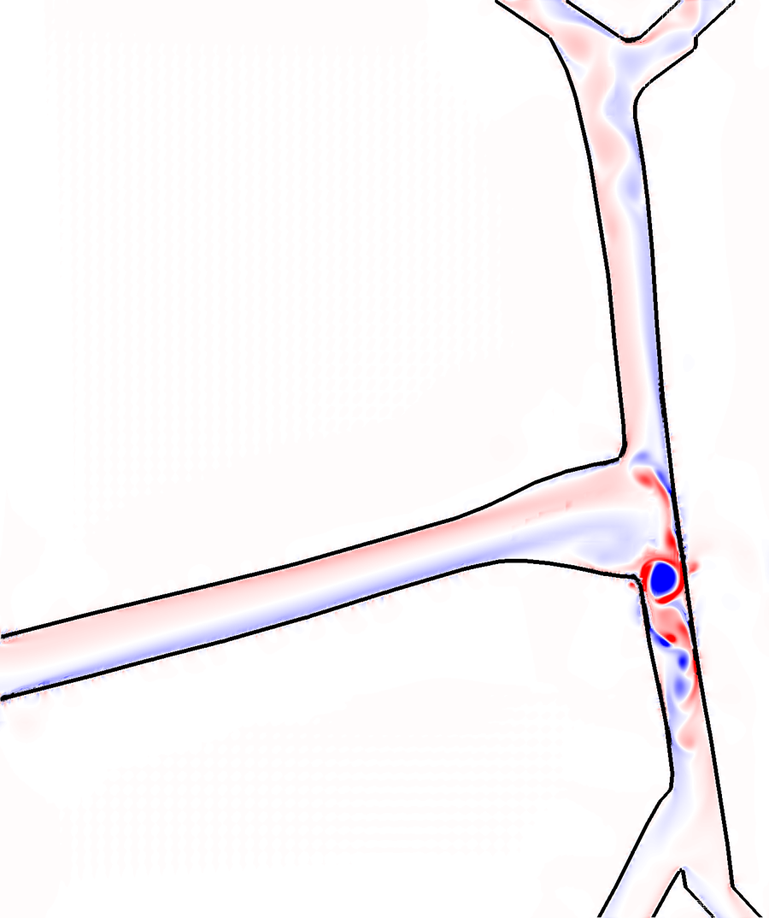
#> input picture examples/IB/13-carotid-bifurcation/horse-flow-diastole.png, 769 x 918 px, shrunk from 900 x 1074 before the run
$ python movie_clean.py ../IB/13-carotid-bifurcation ../IB/13-carotid-bifurcation/horse-flow-diastole.png 3
#> lines starting #> are read from the running program, lines starting #| are printed output that depends on the picture; after the words box and inside, x2 and y2 are one past the last pixel; in counts of white or black regions, pixels touching at a corner belong together
"""movie_clean.py: remove the thin coloured lines of the AMR patch boundaries from frames already rendered (chapter 30).

usage: python movie_clean.py <frames folder> [<glob, default f*.png>] [<K, default 1>]
    -> writes <frames folder>/clean/<same names>
The lines come from the Subset plot of 'levels' that VisIt adds by itself when it opens a SAMRAI database (dumps.visit).
The fix is to delete that plot before rendering (DeleteAllPlots() right after OpenDatabase in a script; chapters 26
and 30); this script is a repair for frames made before.
A line pixel is one whose colour is a saturated primary or secondary (red, green, blue, cyan, magenta, yellow) and that
does not survive an opening by a (2K+1) x (2K+1) square (so it is at most 2K pixels thick); it is replaced by the mean
of the non-line pixels in its (2K+3) x (2K+3) neighbourhood (5 x 5 for K = 1). Green-dominant pixels are always
replaced (the 'difference' colour table has no green). Saturated blobs of the field thicker than 2K pixels keep their
interiors, but thin saturated features of the field are changed too: on IB/11 frames made without the Subset plot
(1200 x 800, limits +-103 1/s) it still changed 691-1490 pixels per frame, in the saturated layers along the tube's
walls. The Subset plot's legend is not removed.
"""
import glob
import os
import sys

import numpy as np
from PIL import Image


def shift_min(m, k):
    out = m.copy()
    for dy in range(-k, k + 1):
        for dx in range(-k, k + 1):
            out &= np.roll(np.roll(m, dy, 0), dx, 1)
    return out


def shift_max(m, k):
    out = m.copy()
    for dy in range(-k, k + 1):
        for dx in range(-k, k + 1):
            out |= np.roll(np.roll(m, dy, 0), dx, 1)
    return out


def clean(src, dst):
    im = np.asarray(Image.open(src).convert("RGB")).astype(np.float32)
    r, g, b = im[..., 0], im[..., 1], im[..., 2]
    # a saturated primary, allowing for the anti-aliased blend of a thin line with the white background
    sat = ((r >= 170) & (r - np.maximum(g, b) >= 80)) | ((g >= 150) & (g - np.maximum(r, b) >= 60)) | ((b >= 170) & (b - np.maximum(r, g) >= 80))
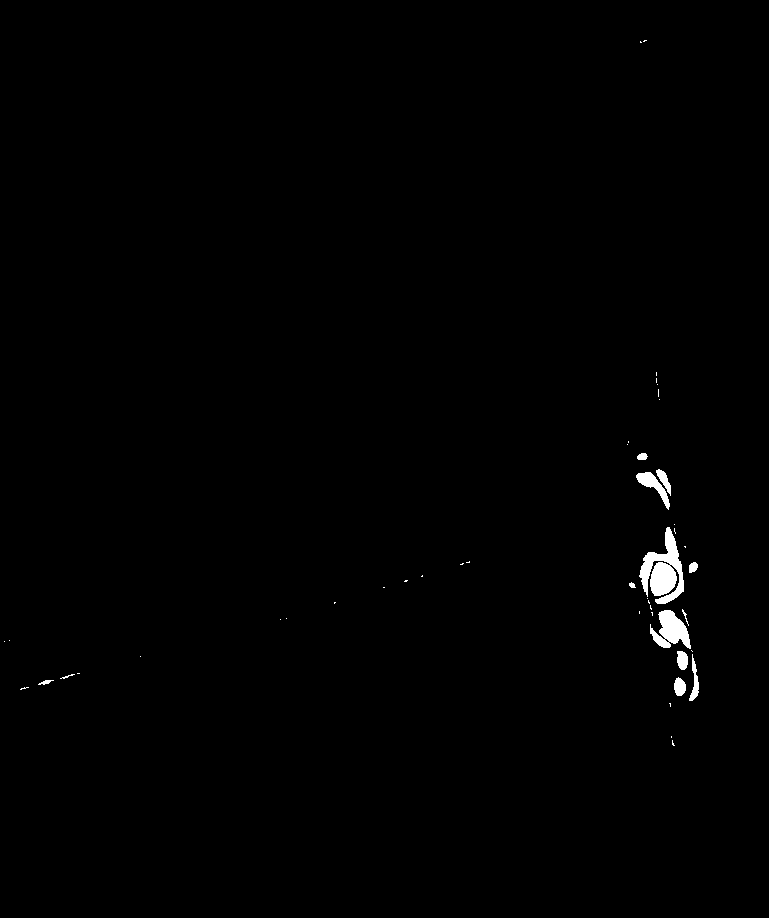
#> sat: shape (918, 769) bool; 0.6% white; 47 white regions (34 under 20 px), largest, box (x1, y1, x2, y2) and area: (639, 527, 684, 604) 1838, (650, 610, 691, 649) 917, (636, 472, 670, 510) 408
    # the SAMRAI reader colours deeper levels cyan, magenta and yellow (saturated secondaries); thin ones only
    sat |= ((g >= 150) & (b >= 150) & (np.minimum(g, b) - r >= 80)) | ((r >= 170) & (b >= 170) & (np.minimum(r, b) - g >= 80)) | ((r >= 170) & (g >= 150) & (np.minimum(r, g) - b >= 80))
    thin = sat & ~shift_max(shift_min(sat, K), K)
#> after the loop in shift_min, `for dy in range(-k, k + 1):`:
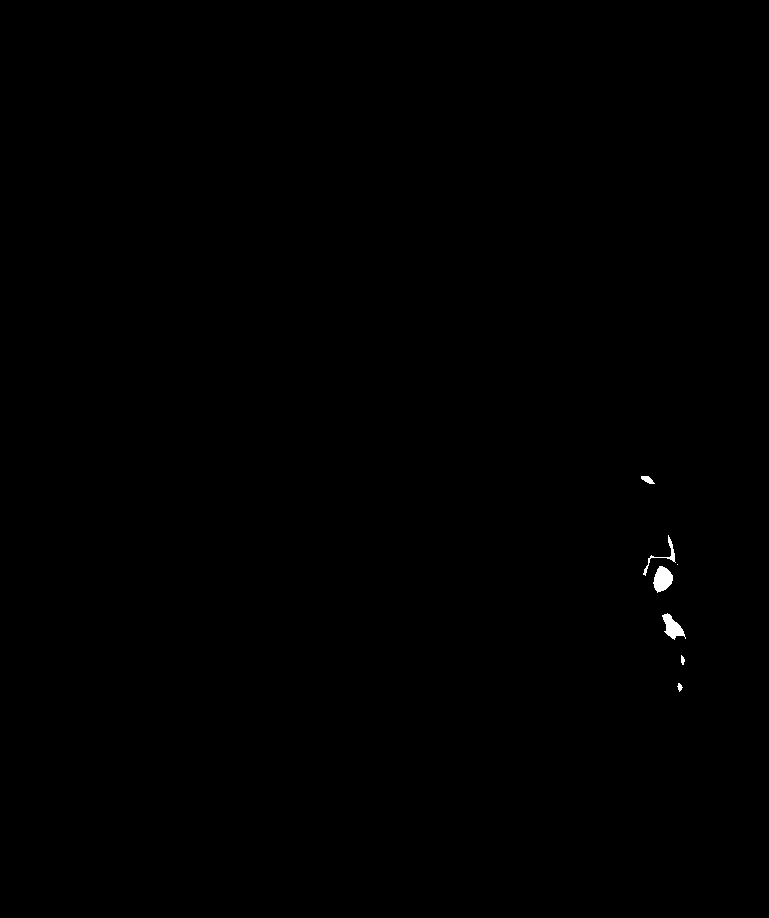
#> out: shape (918, 769) bool; 0.14% white; 7 white regions (1 under 20 px), largest, box (x1, y1, x2, y2) and area: (653, 566, 673, 593) 368, (662, 613, 686, 640) 317, (643, 535, 676, 576) 158, (641, 476, 655, 484) 67, (677, 683, 683, 692) 30, (681, 655, 685, 665) 28
#> after the loop in shift_max, `for dy in range(-k, k + 1):`:
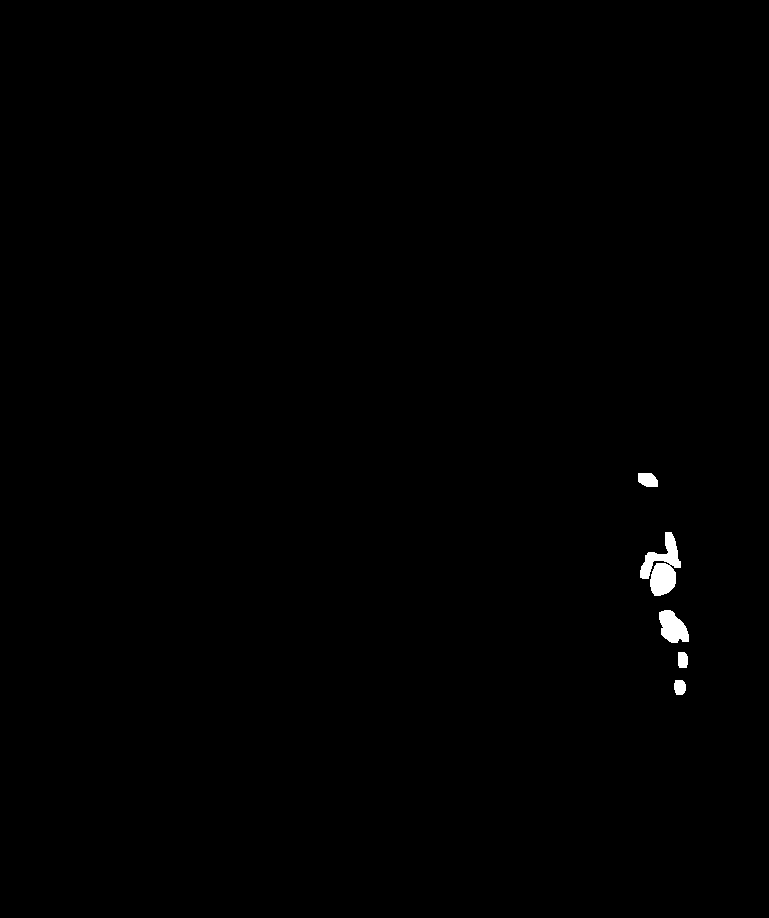
#> out: shape (918, 769) bool; 0.37% white; 5 white regions, box (x1, y1, x2, y2) and area: (640, 532, 681, 596) 1408, (659, 610, 689, 643) 689, (638, 473, 658, 487) 235, (674, 680, 686, 695) 156, (678, 652, 688, 668) 148
#> thin: shape (918, 769) bool; 0.23% white; 65 white regions (51 under 20 px), largest, box (x1, y1, x2, y2) and area: (655, 564, 684, 604) 305, (689, 654, 699, 701) 200, (650, 624, 671, 648) 176
    # green never occurs in the vorticity colour table, so every green-dominant pixel is a boundary line
    thin |= (g >= 150) & (g - np.maximum(r, b) >= 60)
    ok = thin
    if thin.any():
        keep = (~thin).astype(np.float32)
        acc = np.zeros_like(im); cnt = np.zeros(im.shape[:2], np.float32)
        R = K + 1                                     # reaches past the middle of a line 2K pixels thick
        for dy in range(-R, R + 1):
            for dx in range(-R, R + 1):
                acc += np.roll(np.roll(im * keep[..., None], dy, 0), dx, 1)
                cnt += np.roll(np.roll(keep, dy, 0), dx, 1)
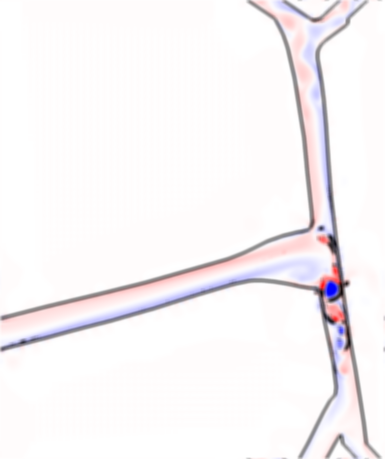
#> acc: shape (918, 769, 3) float32 (shown at 1/2 size); mean R, G, B 19980.8, 19770.5, 19909.6; drawn with min black and max white
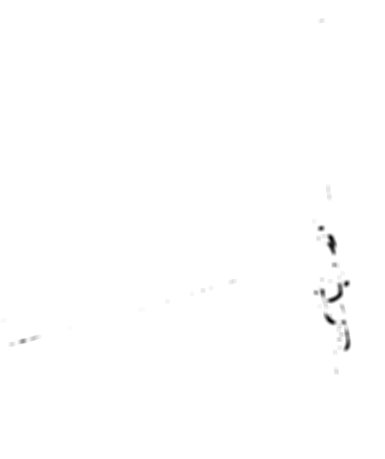
#> cnt: shape (918, 769) float32 (shown at 1/2 size); min 10, max 81, mean 80.8; drawn with min black and max white
        ok = thin & (cnt > 0)
        im[ok] = acc[ok] / cnt[ok][:, None]
    Image.fromarray(im.clip(0, 255).astype(np.uint8)).save(dst)
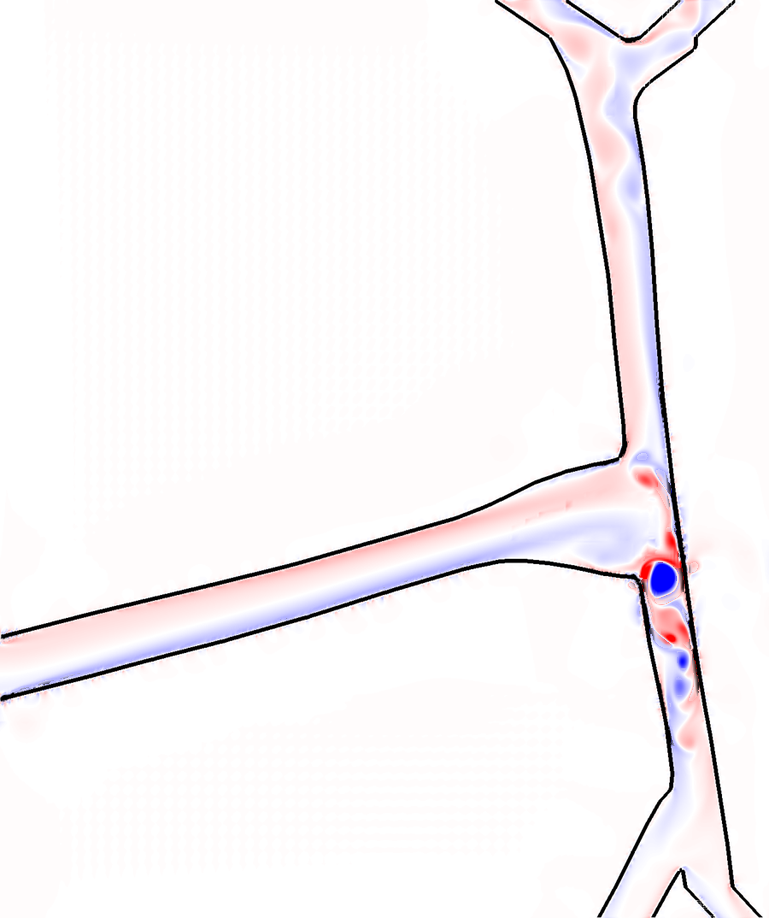
#> saved as horse-flow-diastole.png: PIL image 769x918 RGB; mean R, G, B 248.3, 244.8, 246.7
    return int(ok.sum())                              # the pixels actually replaced


if len(sys.argv) < 2:
    sys.exit(__doc__)
folder = sys.argv[1]
K = int(sys.argv[3]) if len(sys.argv) > 3 else 1   # lines up to 2K pixels thick are removed
out = os.path.join(folder, "clean"); os.makedirs(out, exist_ok=True)
files = sorted(glob.glob(os.path.join(folder, sys.argv[2] if len(sys.argv) > 2 else "f*.png")))
n = sum(clean(f, os.path.join(out, os.path.basename(f))) for f in files)
print(folder, len(files), "frames, line pixels replaced:", n)
#| ../IB/13-carotid-bifurcation 1 frames, line pixels replaced: 1615

$ run again, on examples/IB/13-carotid-bifurcation/horse-walls.png
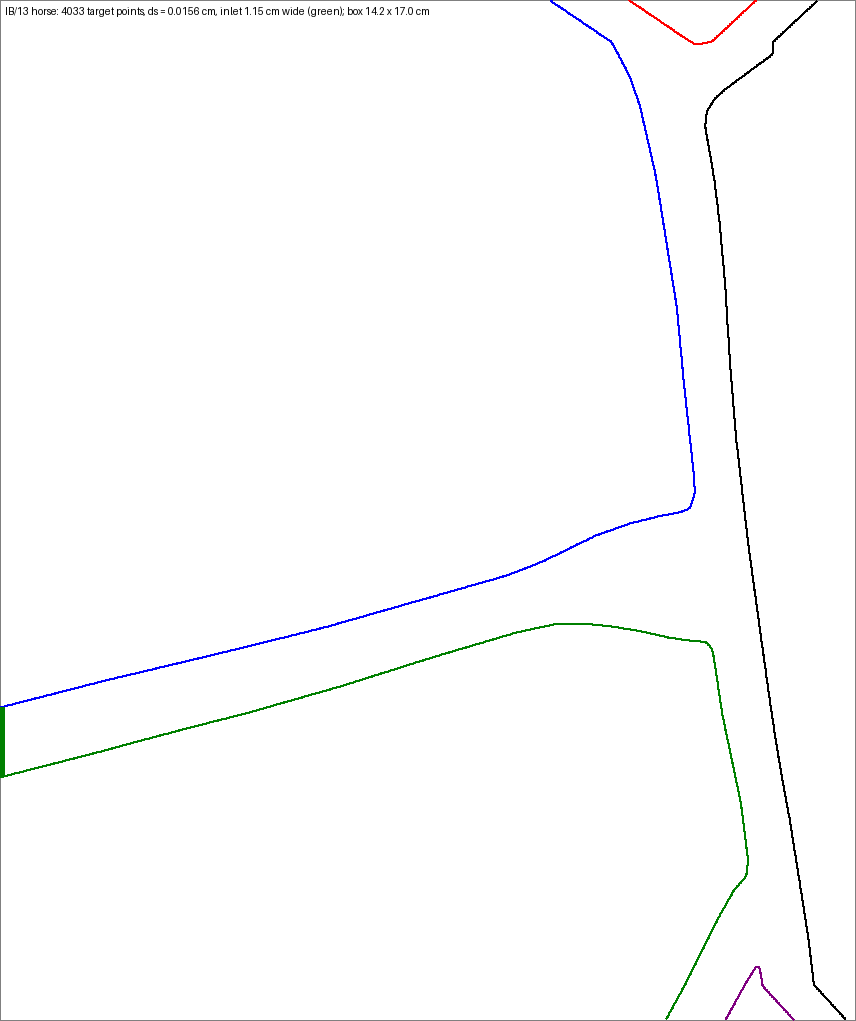
#> input picture examples/IB/13-carotid-bifurcation/horse-walls.png, 856 x 1021 px
#> in clean, `sat = ((r >= 170) & (r - np.maximum(g, b) >= 80)) | ((g >= 150) & (g -..`:
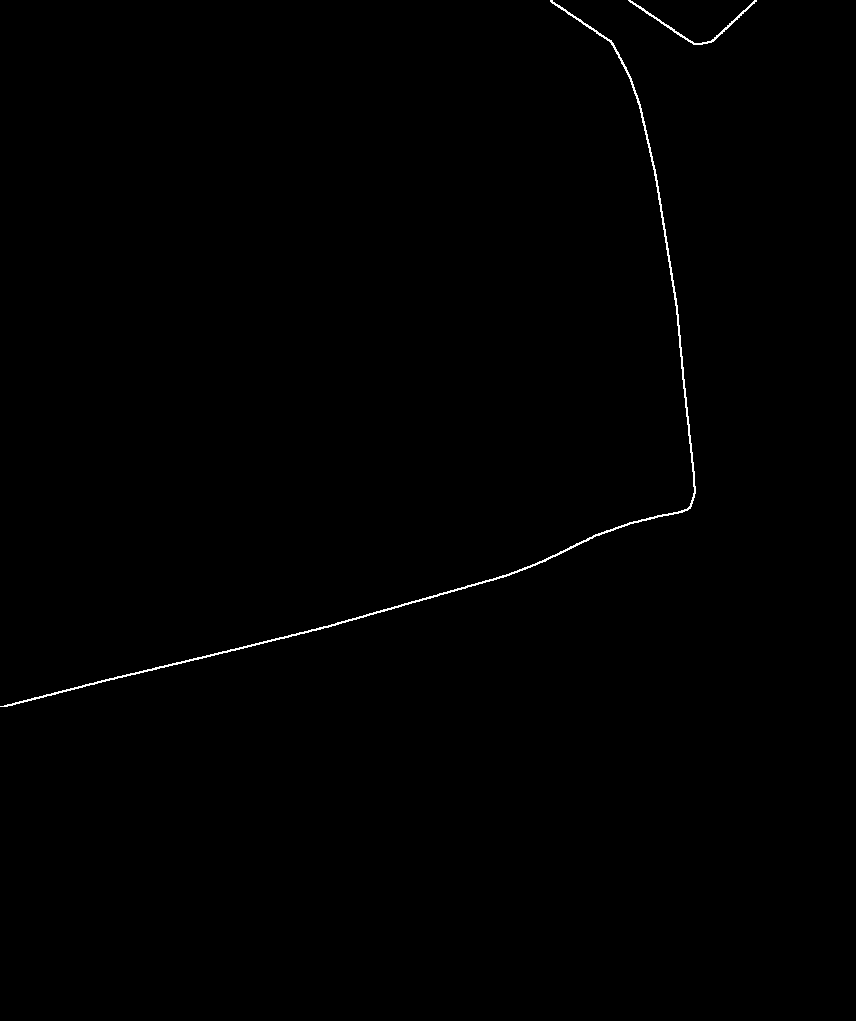
#> sat: shape (1021, 856) bool; 0.36% white in thin lines or dots, all inside (x1, y1, x2, y2) = (0, 0, 757, 707)
#> in clean, `Image.fromarray(im.clip(0, 255).astype(np.uint8)).save(dst)`:
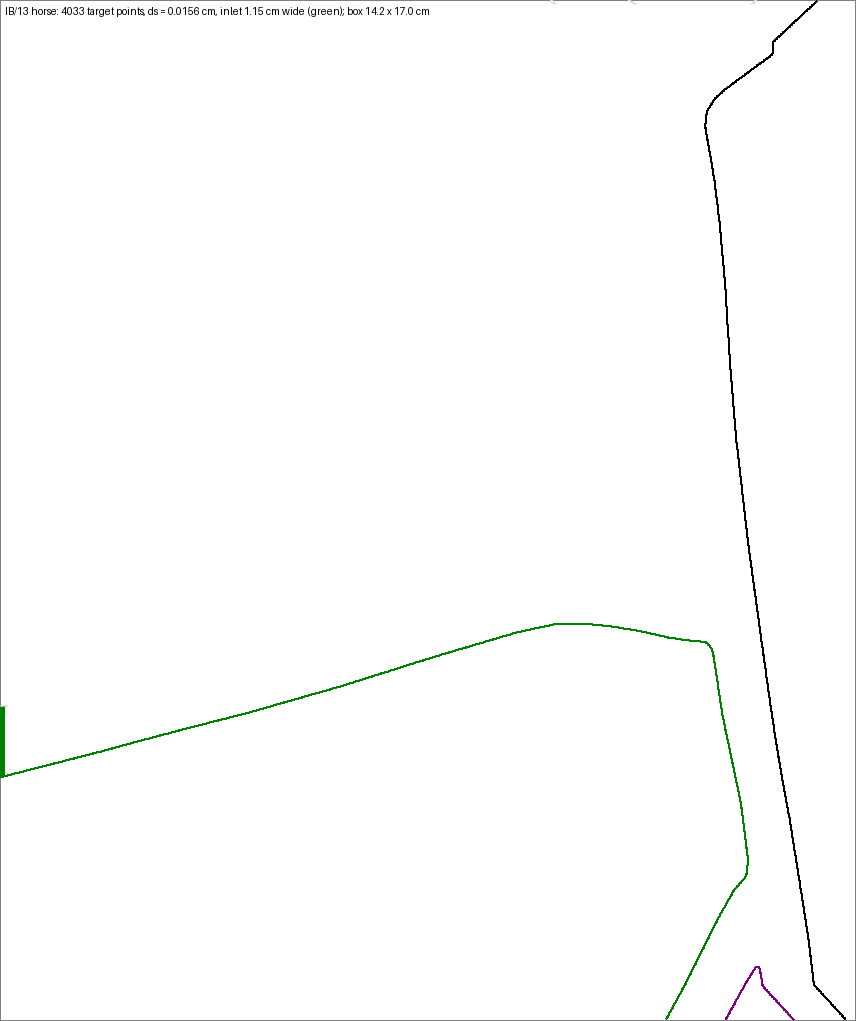
#> saved as horse-walls.png: PIL image 856x1021 RGB; mean R, G, B 252.7, 253, 252.7
#| ../IB/13-carotid-bifurcation 1 frames, line pixels replaced: 3167

$ run again, on examples/IB/13-carotid-bifurcation/human-flow-diastole.png
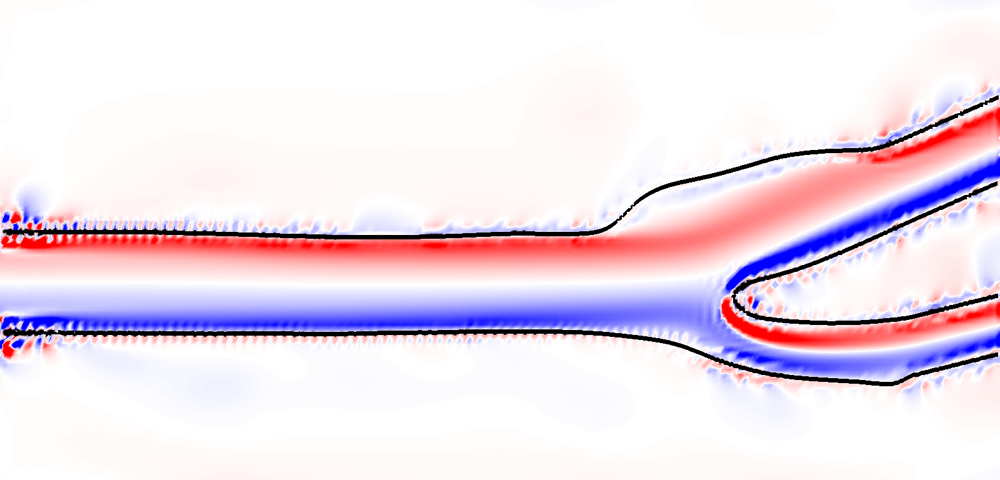
#> input picture examples/IB/13-carotid-bifurcation/human-flow-diastole.png, 1000 x 480 px
#> sat: shape (480, 1000) bool; 12.3% white; 60 white regions (37 under 20 px), largest, box (x1, y1, x2, y2) and area: (1, 107, 1000, 265) 25562, (0, 299, 1000, 376) 21771, (722, 155, 1000, 294) 5446
#> after the loop in shift_min, `for dy in range(-k, k + 1):`:
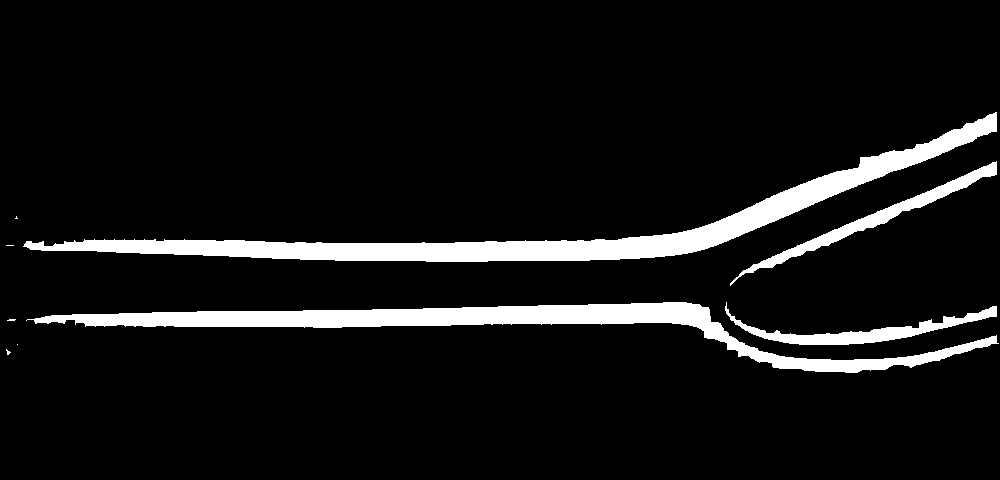
#> out: shape (480, 1000) bool; 8% white; 9 white regions (5 under 20 px), largest, box (x1, y1, x2, y2) and area: (23, 112, 997, 262) 18137, (26, 302, 999, 373) 14489, (730, 161, 997, 286) 2958, (725, 302, 997, 345) 2656
#> thin: shape (480, 1000) bool; 0.47% white; 190 white regions (160 under 20 px), largest, box (x1, y1, x2, y2) and area: (2, 212, 19, 230) 113, (23, 205, 31, 224) 109, (879, 132, 902, 144) 85
#> in clean, `Image.fromarray(im.clip(0, 255).astype(np.uint8)).save(dst)`:
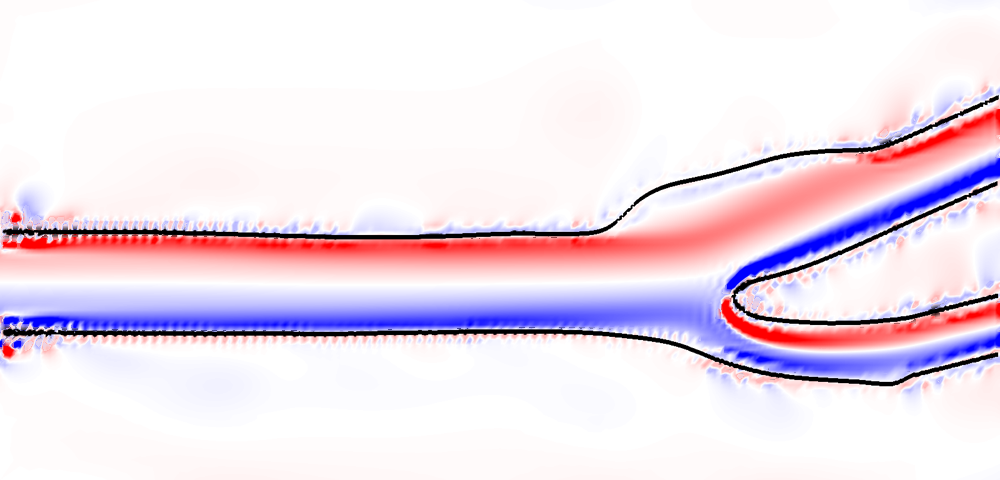
#> saved as human-flow-diastole.png: PIL image 1000x480 RGB; mean R, G, B 236.5, 222.1, 234.4
#| ../IB/13-carotid-bifurcation 1 frames, line pixels replaced: 2237
